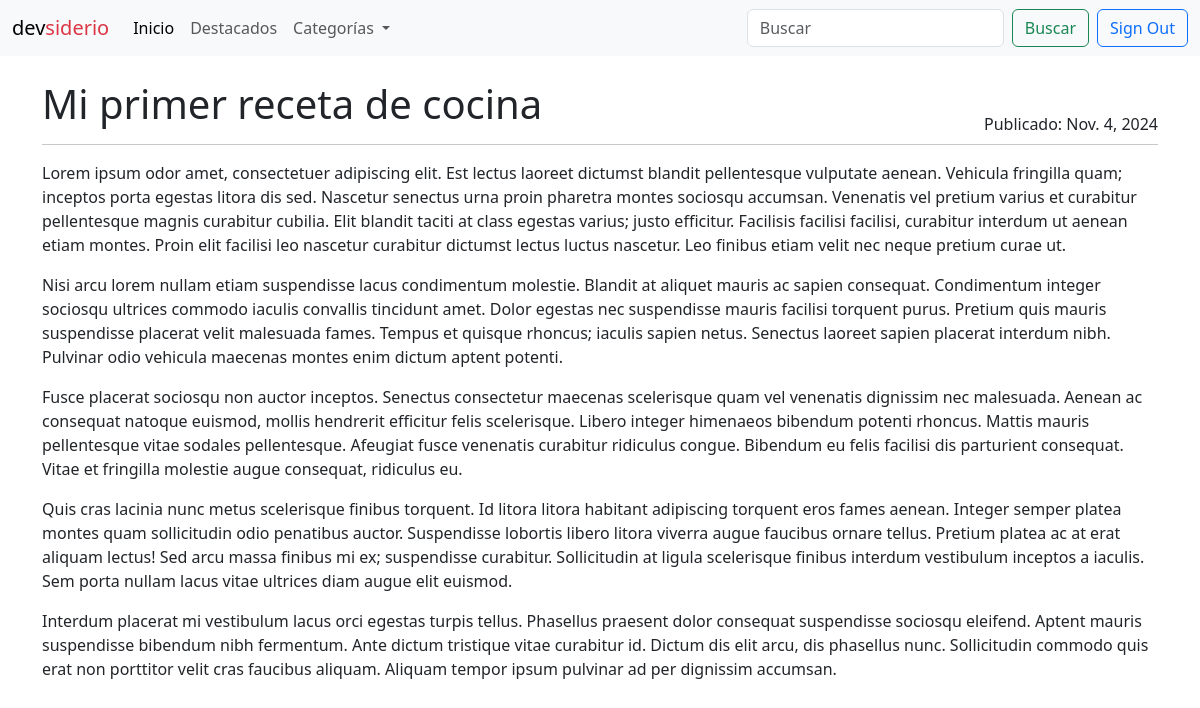
Screenshot of /post/mi-primer-receta-de-cocina (signed in) with the database file from the repository.
### blogs/models.py (models this page shows, shortened)
class Post(models.Model):
	title = models.CharField(max_length=255)
	slug = models.SlugField(unique=True)
	overview = models.TextField()
	date_created = models.DateTimeField(auto_now_add=True)
	content = models.TextField()
	author = models.ForeignKey(settings.AUTH_USER_MODEL, on_delete=models.PROTECT)
	categories = models.ManyToManyField('Category')
	featured = models.BooleanField(default=False)
	image = models.ImageField(upload_to='post_images/', blank=True, null=True)
	pub_date = models.DateTimeField(default=timezone.now)

### blogs/views.py (the view)
# urls.py: path('post/<slug:slug>', views.PostDetailView.as_view(), name='post'),
class PostDetailView(generic.DetailView):
    model = Post
    queryset = Post.objects.filter(
        pub_date__lte=timezone.now()
    )

### blogs/context_processors.py (called while the page is built)
def categories_processor(request):
  categories = Category.objects.all()
  return {
    'categories': categories
  }

### blogs/templatetags/markdown_extras.py (called while the page is built)
@register.filter()
@stringfilter
def markdown(value):
  return md.markdown(value, extensions=[
      'markdown.extensions.fenced_code',
      'markdown.extensions.toc'
  ])

### blogs/templates/blogs/post_detail.html (shortened to what this page needs)
{% extends 'base.html' %} {% load markdown_extras %} {% block content %}
<div class="container-xxl bd-gutter mt-3 my-md-4 bd-layout">
  <main class="container">
    <div class="row g-5">
      <div class="col-md-12">
        <div class="row">
          <div class="d-flex justify-content-between">
            <h1>{{ post.title }}</h1>
            <div class="align-self-end">
              Publicado: {{ post.pub_date.date }}
            </div>
          </div>
        </div>
        <hr class="d-none d-md-block my-2 mb-3 mt-2" />
        <p>{{ post.content | markdown | safe }}</p>
      </div>
    </div>
  </main>
</div>
{% endblock content %}

### rows the page displays
Post: title "Mi primer receta de cocina", pub_date "Nov. 4, 2024", content "Lorem ipsum odor amet, consectetuer adipiscing elit. Est lectus laoreet dictumst blandit pellentesque vulputate aenean. Vehicula fringilla quam; inceptos porta egestas litora dis sed. Nascetur senectus urna proin pharetra montes sociosqu accumsan. Venenatis vel pretium varius et curabitur pellentesque magnis curabitur cubilia. Elit blandit taciti at class egestas varius; justo efficitur. Facilisis facilisi facilisi, curabitur interdum ut aenean etiam montes. Proin elit facilisi leo nascetur curabitur dictumst lectus luctus nascetur. Leo finibus etiam velit nec neque pretium curae ut. Nisi arcu lorem nullam etiam suspendisse lacus condimentum molestie. Blandit at aliquet mauris ac sapien…"
